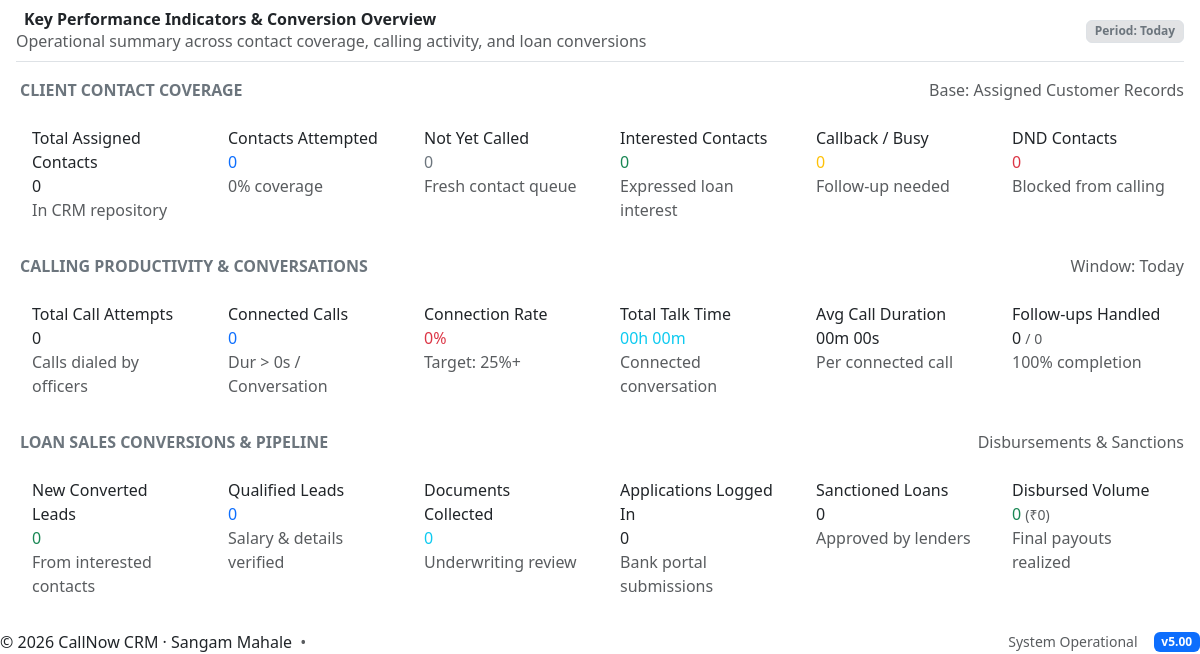
/modules/logs/Reports.php (signed in, lower part), run on an earlier commit of the app's database.
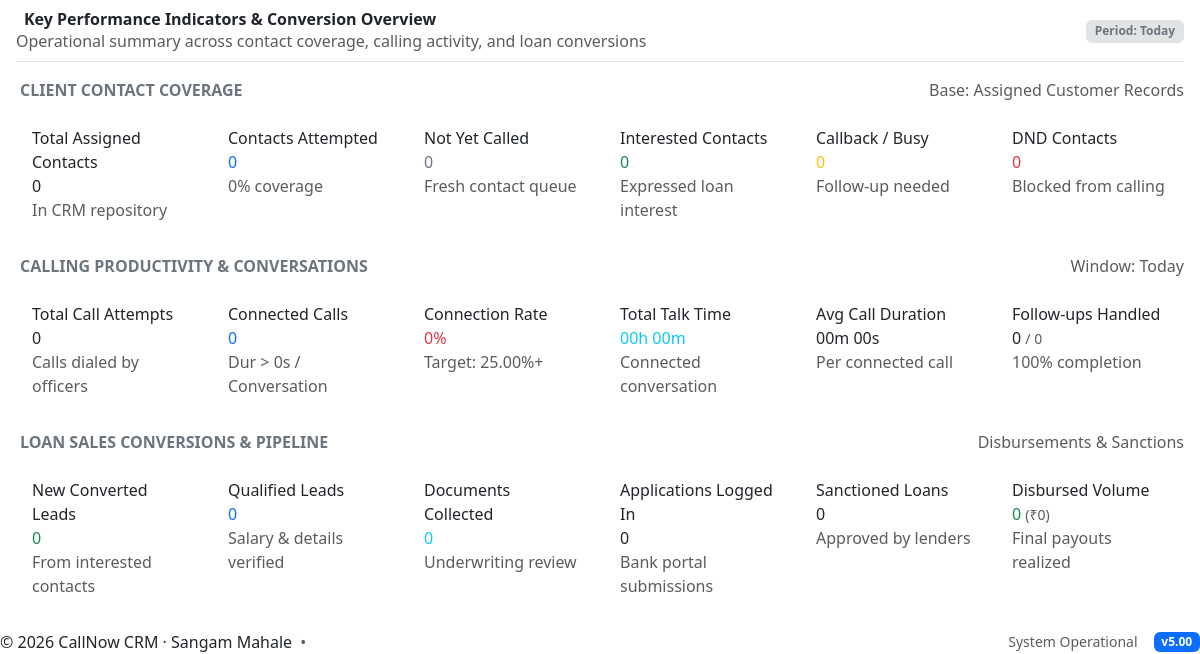
And on a later commit of the database.
### tables this page shows
CREATE TABLE IF NOT EXISTS `reporting_targets` (
  `id` int(11) NOT NULL AUTO_INCREMENT,
  `role` varchar(50) NOT NULL DEFAULT 'Officer',
  `daily_call_target` int(11) NOT NULL DEFAULT 100,
  `daily_connected_target` int(11) NOT NULL DEFAULT 30,
  `daily_talk_time_minutes` int(11) NOT NULL DEFAULT 120,
  `daily_lead_target` int(11) NOT NULL DEFAULT 3,
  `min_connect_rate_pct` decimal(5,2) NOT NULL DEFAULT 25.00,
  `max_overdue_followups` int(11) NOT NULL DEFAULT 5,
  `created_at` datetime NOT NULL DEFAULT CURRENT_TIMESTAMP,
  `updated_at` datetime NOT NULL DEFAULT CURRENT_TIMESTAMP ON UPDATE CURRENT_TIMESTAMP,
  PRIMARY KEY (`id`),
  UNIQUE KEY `uniq_target_role` (`role`)
);

### php_scripts/hierarchy_engine.php (called while the page is built, shortened)
<?php
require_once __DIR__ . '/config.php';
function getNormalizedRole(string $role): string {
    $r = strtoupper(trim($role));
    if (str_contains($r, 'SUPER')) return 'Super Admin';
    return 'Officer';
}
function getSuperAdminUserIds(mysqli $link): array {
    static $ids = null;
    if ($ids !== null) return $ids;
    $ids = [1];
    $res = $link->query("SELECT ID FROM " . tn('TBL_USERS') . " WHERE ROLE = 'Super Admin' OR ID = 1");
    if ($res) {
        while ($r = $res->fetch_assoc()) {
            $ids[] = (int)$r['ID'];
        }
    }
    $ids = array_values(array_unique($ids));
    return $ids;
}

### php_scripts/reporting_engine.php (called while the page is built, shortened)
<?php
require_once __DIR__ . '/reporting_schema.php';
require_once __DIR__ . '/hierarchy_engine.php';
function getReportingTargets(mysqli $link, string $role = 'Officer'): array {
    $defaults = [
        'role' => $role,
        'daily_call_target' => 250,
        'daily_connected_target' => 30,
        'daily_talk_time_minutes' => 120,
        'daily_lead_target' => 3,
        'min_connect_rate_pct' => 25.00,
        'max_overdue_followups' => 5,
    ];
    $stmt = $link->prepare("SELECT * FROM " . tn('TBL_REPORTING_TARGETS') . " WHERE role = ? LIMIT 1");
    if ($stmt) {
        $stmt->bind_param('s', $role);
        $stmt->execute();
        $row = $stmt->get_result()->fetch_assoc();
        if ($row) {
            return array_merge($defaults, $row);
        }
    }
    return $defaults;
}
function getEffectiveReportingScope(mysqli $link, ?int $userId, ?int $teamId, ?int $supervisorId, string $userRole, ?int $actorUserId = null, ?int $managerId = null): array {
    $normRole = getNormalizedRole($userRole);
    $getTeamUserIds = static function(mysqli $link, int $tid): array {
        $uids = [];
        $stmt = $link->prepare("
            SELECT ID FROM " . tn('TBL_USERS') . "
            WHERE (TEAM_ID = ? OR ID IN (SELECT SUPERVISOR_ID FROM " . tn('TBL_TEAMS') . " WHERE ID = ?))
              AND STATUS = 'Active'
              AND ROLE NOT IN ('Super Admin')
        ");
        if ($stmt) {
            $stmt->bind_param('ii', $tid, $tid);
            $stmt->execute();
            $res = $stmt->get_result();
            while ($r = $res->fetch_assoc()) $uids[] = (int)$r['ID'];
            $stmt->close();
        }
        return array_values(array_unique($uids));
    };
    if ($teamId && $teamId > 0) {
        $teamUsers = $getTeamUserIds($link, $teamId);
        $filteredUserIds = ($userId && in_array($userId, $teamUsers, true)) ? [$userId] : (!empty($teamUsers) ? $teamUsers : [-1]);
        $filteredTeamIds = [$teamId];
    } else {
        $filteredUserIds = $userId ? [$userId] : [];
        $filteredTeamIds = [];
    }
    $filteredSupIds  = $supervisorId ? [$supervisorId] : [];
    return [
        'mode' => 'super_admin',
        'user_ids' => $filteredUserIds,
        'team_ids' => $filteredTeamIds,
        'supervisor_ids' => $filteredSupIds,
    ];
}
function getClientContactMetrics(mysqli $link, ?int $userId, ?int $teamId, ?int $supervisorId, string $userRole, ?int $managerId = null): array {
    $superAdminIds = getSuperAdminUserIds($link);
    $where = [];
    $whereSql = !empty($where) ? "WHERE " . implode(' AND ', $where) : "";
    $sql = "
        SELECT
            COUNT(m.ID) AS total_assigned,
            SUM(CASE WHEN m.CALL_COUNT > 0 OR m.LAST_DIALED_DATE_TIME IS NOT NULL THEN 1 ELSE 0 END) AS attempted,
            SUM(CASE WHEN (m.CALL_COUNT IS NULL OR m.CALL_COUNT = 0) AND m.LAST_DIALED_DATE_TIME IS NULL THEN 1 ELSE 0 END) AS not_yet_called,
            SUM(CASE WHEN LOWER(m.MAINDATABASE_CALL_DIALED_STATUS) NOT LIKE '%not%' AND (LOWER(m.MAINDATABASE_CALL_DIALED_STATUS) LIKE '%interest%' OR LOWER(m.MAINDATABASE_CALL_DIALED_STATUS) LIKE '%enquiry%' OR LOWER(m.MAINDATABASE_CALL_DIALED_STATUS) LIKE '%lead%') THEN 1 ELSE 0 END) AS interested,
            SUM(CASE WHEN LOWER(m.MAINDATABASE_CALL_DIALED_STATUS) LIKE '%not interest%' THEN 1 ELSE 0 END) AS not_interested,
            SUM(CASE WHEN LOWER(m.MAINDATABASE_CALL_DIALED_STATUS) LIKE '%callback%' OR LOWER(m.MAINDATABASE_CALL_DIALED_STATUS) LIKE '%call back%' OR LOWER(m.MAINDATABASE_CALL_DIALED_STATUS) LIKE '%busy%' OR LOWER(m.MAINDATABASE_CALL_DIALED_STATUS) LIKE '%follow%' THEN 1 ELSE 0 END) AS callback_busy,
            SUM(CASE WHEN LOWER(m.MAINDATABASE_CALL_DIALED_STATUS) IN ('do not call', 'dnd', 'dnc', 'do not disturb') THEN 1 ELSE 0 END) AS dnd,
            SUM(CASE WHEN LOWER(m.MAINDATABASE_CALL_DIALED_STATUS) IN ('invalid', 'delete', 'wrong number') THEN 1 ELSE 0 END) AS invalid,
            SUM(CASE WHEN LOWER(m.MAINDATABASE_CALL_DIALED_STATUS) IN ('switch off', 'switch_off') THEN 1 ELSE 0 END) AS switch_off,
            SUM(CASE WHEN LOWER(m.MAINDATABASE_CALL_DIALED_STATUS) IN ('not reachable', 'not rechable') THEN 1 ELSE 0 END) AS not_reachable,
            SUM(CASE WHEN LOWER(m.MAINDATABASE_CALL_DIALED_STATUS) IN ('ringing') THEN 1 ELSE 0 END) AS ringing
        FROM " . tn('TBL_MAIN') . " m
        $whereSql
    ";
    $res = $link->query($sql)->fetch_assoc();
    $foSql = "SELECT COUNT(DISTINCT f.client_contact_id) as pending_followups FROM " . tn('TBL_LEAD_FOLLOWUPS') . " f WHERE f.status = 'OPEN' AND f.client_contact_id IS NOT NULL";
    $foRes = $link->query($foSql);
    $foRow = $foRes ? $foRes->fetch_assoc() : ['pending_followups' => 0];
    return [
        'total_assigned' => (int)($res['total_assigned'] ?? 0),
        'attempted' => (int)($res['attempted'] ?? 0),
        'not_yet_called' => (int)($res['not_yet_called'] ?? 0),
        'interested' => (int)($res['interested'] ?? 0),
        'not_interested' => (int)($res['not_interested'] ?? 0),
        'callback_busy' => (int)($res['callback_busy'] ?? 0),
        'dnd' => (int)($res['dnd'] ?? 0),
        'invalid' => (int)($res['invalid'] ?? 0),
        'switch_off' => (int)($res['switch_off'] ?? 0),
        'not_reachable' => (int)($res['not_reachable'] ?? 0),
        'ringing' => (int)($res['ringing'] ?? 0),
        'pending_followups' => (int)($foRow['pending_followups'] ?? 0),
    ];
}
function getCallingMetrics(mysqli $link, string $from, string $to, ?int $userId, ?int $teamId, ?int $supervisorId, string $userRole, ?int $managerId = null): array {
    $superAdminIds = getSuperAdminUserIds($link);
    $where = [
        "COALESCE(cl.call_time, cl.created_at) >= '$from'",
        "COALESCE(cl.call_time, cl.created_at) < '$to' + INTERVAL 1 DAY",
        "cl.user_id NOT IN (" . implode(',', $superAdminIds) . ")"
    ];
    $whereSql = "WHERE " . implode(' AND ', $where);
    $sql = "
        SELECT
            COUNT(cl.id) AS total_dials,
            COUNT(DISTINCT cl.client_contact_id) AS unique_called,
            SUM(CASE WHEN cl.call_duration > 0 OR LOWER(cl.call_status) IN ('connected', 'interested', 'lead', 'enquiry', 'callback / busy', 'follow-up') THEN 1 ELSE 0 END) AS connected,
            SUM(CASE WHEN (cl.call_duration = 0 OR cl.call_duration IS NULL) AND LOWER(cl.call_status) NOT IN ('connected', 'interested', 'lead', 'enquiry', 'callback / busy', 'follow-up') THEN 1 ELSE 0 END) AS not_connected,
            SUM(CASE WHEN cl.call_duration > 0 AND cl.call_duration <= 20 THEN 1 ELSE 0 END) AS short_calls,
            SUM(CASE WHEN cl.call_duration > 20 THEN 1 ELSE 0 END) AS conversations,
            SUM(CASE WHEN LOWER(cl.call_status) NOT LIKE '%not%' AND (LOWER(cl.call_status) LIKE '%interest%' OR LOWER(cl.call_status) LIKE '%enquiry%' OR LOWER(cl.call_status) LIKE '%lead%') THEN 1 ELSE 0 END) AS interested,
            SUM(CASE WHEN LOWER(cl.call_status) LIKE '%not interest%' THEN 1 ELSE 0 END) AS not_interested,
            SUM(CASE WHEN LOWER(cl.call_status) LIKE '%callback%' OR LOWER(cl.call_status) LIKE '%call back%' OR LOWER(cl.call_status) LIKE '%busy%' OR LOWER(cl.call_status) LIKE '%follow%' THEN 1 ELSE 0 END) AS callback_busy,
            SUM(CASE WHEN LOWER(cl.call_status) IN ('do not call', 'dnd', 'dnc', 'do not disturb') THEN 1 ELSE 0 END) AS dnd,
            SUM(CASE WHEN LOWER(cl.call_status) IN ('invalid', 'delete', 'wrong number') THEN 1 ELSE 0 END) AS invalid,
            SUM(CASE WHEN LOWER(cl.call_status) IN ('switch off', 'switch_off') THEN 1 ELSE 0 END) AS switch_off,
            SUM(CASE WHEN LOWER(cl.call_status) IN ('not reachable', 'not rechable') THEN 1 ELSE 0 END) AS not_reachable,
            SUM(CASE WHEN LOWER(cl.call_status) IN ('ringing') THEN 1 ELSE 0 END) AS ringing,
            COALESCE(SUM(cl.call_duration), 0) AS total_duration_seconds
        FROM " . tn('TBL_CALL_LOGS') . " cl
        $whereSql
    ";
    $res = $link->query($sql)->fetch_assoc();
    $totDials = (int)($res['total_dials'] ?? 0);
    $connected = (int)($res['connected'] ?? 0);
    $connectRate = $totDials > 0 ? round(($connected / $totDials) * 100, 1) : 0.0;
    $durSec = (int)($res['total_duration_seconds'] ?? 0);
    $avgDur = $connected > 0 ? round($durSec / $connected) : 0;
    $durHours = floor($durSec / 3600);
    $durMins = floor(($durSec % 3600) / 60);
    $foWhere = [
        "f.created_at >= '$from'",
        "f.created_at < '$to' + INTERVAL 1 DAY"
    ];
    $foSql = "SELECT
        COUNT(f.id) AS fo_created,
        SUM(CASE WHEN f.status = 'DONE' THEN 1 ELSE 0 END) AS fo_completed
        FROM " . tn('TBL_LEAD_FOLLOWUPS') . " f WHERE " . implode(' AND ', $foWhere);
    $foRes = $link->query($foSql);
    $foRow = $foRes ? $foRes->fetch_assoc() : null;
    $foCreated = (int)($foRow['fo_created'] ?? 0);
    $foCompleted = (int)($foRow['fo_completed'] ?? 0);
    return [
        'total_dials' => $totDials,
        'total_attempts' => $totDials,
        'unique_called' => (int)($res['unique_called'] ?? 0),
        'unique_contacts_called' => (int)($res['unique_called'] ?? 0),
        'connected' => $connected,
        'connected_calls' => $connected,
        'not_connected' => (int)($res['not_connected'] ?? 0),
        'not_connected_calls' => (int)($res['not_connected'] ?? 0),
        'connect_rate' => $connectRate,
        'short_calls' => (int)($res['short_calls'] ?? 0),
        'conversations' => (int)($res['conversations'] ?? 0),
        'interested' => (int)($res['interested'] ?? 0),
        'not_interested' => (int)($res['not_interested'] ?? 0),
        'callback_busy' => (int)($res['callback_busy'] ?? 0),
        'dnd' => (int)($res['dnd'] ?? 0),
        'invalid' => (int)($res['invalid'] ?? 0),
        'switch_off' => (int)($res['switch_off'] ?? 0),
        'not_reachable' => (int)($res['not_reachable'] ?? 0),
        'ringing' => (int)($res['ringing'] ?? 0),
        'total_duration_seconds' => $durSec,
        'talk_time_formatted' => sprintf('%02dh %02dm', $durHours, $durMins),
        'total_talk_time_formatted' => sprintf('%02dh %02dm', $durHours, $durMins),
        'avg_call_duration_seconds' => $avgDur,
        'avg_duration_formatted' => sprintf('%02dm %02ds', floor($avgDur / 60), $avgDur % 60),
        'followups_created' => $foCreated,
        'followups_completed' => $foCompleted,
    ];
}

### php_scripts/config.php (called while the page is built, shortened)
<?php
    if (!function_exists('tn')) {
        function tn(string $name): string {
            if (defined($name)) {
                $v = constant($name);
                if ($v !== '' && $v !== $name) return $v;
            }
            return $GLOBALS['__cn_tbl_override'][$name] ?? $name;
        }
    }
?>

### modules/logs/Reports.php (the view, shortened to what the changed rows need)
<?php
require_once __DIR__ . '/../../php_scripts/auth.php';
require_once __DIR__ . '/../../php_scripts/reporting_engine.php';
$userRole     = USER_ROLE;
$isSuperAdmin = isUserSuperAdmin((int)USER_ID, $userRole);
$isAdmin      = ($userRole === 'Admin') && !$isSuperAdmin;
$isManager    = ($userRole === 'Manager') && !$isSuperAdmin;
$isSupervisor = ($userRole === 'Supervisor') && !$isSuperAdmin && !$isAdmin && !$isManager;
$isOfficer    = ($userRole === 'Officer') && !$isAdmin && !$isSuperAdmin && !$isSupervisor && !$isManager;
$requested_user = isset($_GET['user']) && is_numeric($_GET['user']) ? (int)$_GET['user'] : null;
if ($isOfficer) {
    $selected_user_id = (int)USER_ID;
} else {
    $selected_user_id = null;
}
$range            = $_GET['range'] ?? 'today';
$from             = $_GET['from'] ?? '';
$to               = $_GET['to']   ?? '';
$active_tab       = $_GET['tab'] ?? ($selected_user_id ? 'drilldown' : 'overview');
if (!function_exists('computeRange')) {
function computeRange(string $preset, string &$from, string &$to): void {
    $today = new DateTime('today');
    switch ($preset) {
        case 'today':
        default:
            $from = $to = $today->format('Y-m-d');
            break;
    }
}
}
if ($range === 'custom') {
    if (!$from || !$to) {
        $from = date('Y-m-d');
        $to   = date('Y-m-d');
    }
} else {
    computeRange($range, $from, $to);
}
$teamIdParam = null;
$supIdParam = null;
$managerIdParam = null;
$targets = getReportingTargets($link, 'Officer');
$contactMetrics   = getClientContactMetrics($link, $selected_user_id, $teamIdParam, $supIdParam, $userRole, $managerIdParam);
$callMetrics      = getCallingMetrics($link, $from, $to, $selected_user_id, $teamIdParam, $supIdParam, $userRole, $managerIdParam);
include __DIR__ . '/../../php_scripts/header.php';
?>
<div class="container-fluid px-3 py-3">
    <div class="tab-content" id="reportTabsContent">
        <div class="tab-pane fade <?= $active_tab === 'overview' ? 'show active' : '' ?>" id="tab-overview" role="tabpanel">
            <div class="mt-4 pt-2">
                <div class="row g-2 mb-3">
                    <div class="col-xl-2 col-md-4 col-sm-6">
                        <div class="metric-card <?= $callMetrics['connect_rate'] >= $targets['min_connect_rate_pct'] ? 'metric-success' : 'metric-danger' ?> p-3">
                            <div class="metric-card-title">Connection Rate</div>
                            <div class="metric-card-value <?= $callMetrics['connect_rate'] >= $targets['min_connect_rate_pct'] ? 'text-success' : 'text-danger' ?> text-nowrap"><?= $callMetrics['connect_rate'] ?>%</div>
                            <div class="metric-card-subtitle text-muted">Target: <?= $targets['min_connect_rate_pct'] ?>%+</div>
                        </div>
                    </div>
                </div>
            </div>
        </div>
    </div>
</div>
<?php include __DIR__ . '/../../php_scripts/footer.php'; ?>

What changed in the data, as far as the page shows it:
added reporting_targets: min_connect_rate_pct "25.00"
Also different on the page:
$targets['min_connect_rate_pct']: "25" → (not shown)
